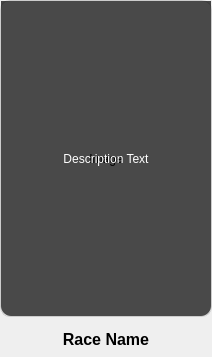
<?xml version="1.0" encoding="UTF-8"?>
<ui version="4.0">
 <class>RaceCard</class>
 <widget class="QWidget" name="RaceCard">
  <property name="geometry">
   <rect>
    <x>0</x>
    <y>0</y>
    <width>212</width>
    <height>357</height>
   </rect>
  </property>
  <property name="minimumSize">
   <size>
    <width>212</width>
    <height>357</height>
   </size>
  </property>
  <property name="maximumSize">
   <size>
    <width>212</width>
    <height>357</height>
   </size>
  </property>
  <property name="windowTitle">
   <string>Form</string>
  </property>
  <property name="styleSheet">
   <string notr="true">#cardFrame {
    background-color: #f7f7f7;
    border: 1px solid #ccc;
    border-radius: 10px;
}
#cardFrame:hover {
    background-color: #eee;
    border: 2px solid #555;
}</string>
  </property>
  <layout class="QVBoxLayout" name="verticalLayout">
   <property name="spacing">
    <number>0</number>
   </property>
   <property name="leftMargin">
    <number>0</number>
   </property>
   <property name="topMargin">
    <number>0</number>
   </property>
   <property name="rightMargin">
    <number>0</number>
   </property>
   <property name="bottomMargin">
    <number>0</number>
   </property>
   <item>
    <widget class="QFrame" name="cardFrame">
     <property name="frameShape">
      <enum>QFrame::Shape::StyledPanel</enum>
     </property>
     <property name="frameShadow">
      <enum>QFrame::Shadow::Raised</enum>
     </property>
     <layout class="QVBoxLayout" name="verticalLayout_2">
      <property name="spacing">
       <number>0</number>
      </property>
      <property name="leftMargin">
       <number>0</number>
      </property>
      <property name="topMargin">
       <number>0</number>
      </property>
      <property name="rightMargin">
       <number>0</number>
      </property>
      <property name="bottomMargin">
       <number>0</number>
      </property>
      <item>
       <widget class="QWidget" name="imageContainer" native="true">
        <property name="minimumSize">
         <size>
          <width>150</width>
          <height>180</height>
         </size>
        </property>
        <layout class="QGridLayout" name="gridLayout">
         <property name="leftMargin">
          <number>0</number>
         </property>
         <property name="topMargin">
          <number>0</number>
         </property>
         <property name="rightMargin">
          <number>0</number>
         </property>
         <property name="bottomMargin">
          <number>0</number>
         </property>
         <item row="0" column="0">
          <widget class="QLabel" name="imageLabel">
           <property name="text">
            <string>Image</string>
           </property>
           <property name="alignment">
            <set>Qt::AlignmentFlag::AlignCenter</set>
           </property>
          </widget>
         </item>
         <item row="0" column="0">
          <widget class="QLabel" name="descOverlay">
           <property name="styleSheet">
            <string notr="true">background-color: rgba(0, 0, 0, 180);
color: white;
border-bottom-left-radius: 10px;
border-bottom-right-radius: 10px;
padding: 4px;</string>
           </property>
           <property name="text">
            <string>Description Text</string>
           </property>
           <property name="alignment">
            <set>Qt::AlignmentFlag::AlignCenter</set>
           </property>
           <property name="wordWrap">
            <bool>true</bool>
           </property>
          </widget>
         </item>
        </layout>
       </widget>
      </item>
     </layout>
    </widget>
   </item>
   <item>
    <widget class="QLabel" name="nameLabel">
     <property name="maximumSize">
      <size>
       <width>16777215</width>
       <height>40</height>
      </size>
     </property>
     <property name="font">
      <font>
       <pointsize>12</pointsize>
       <bold>true</bold>
      </font>
     </property>
     <property name="styleSheet">
      <string notr="true">color: black; padding-top: 5px; background: transparent;</string>
     </property>
     <property name="text">
      <string>Race Name</string>
     </property>
     <property name="alignment">
      <set>Qt::AlignmentFlag::AlignCenter</set>
     </property>
    </widget>
   </item>
  </layout>
 </widget>
 <resources/>
 <connections/>
</ui>
